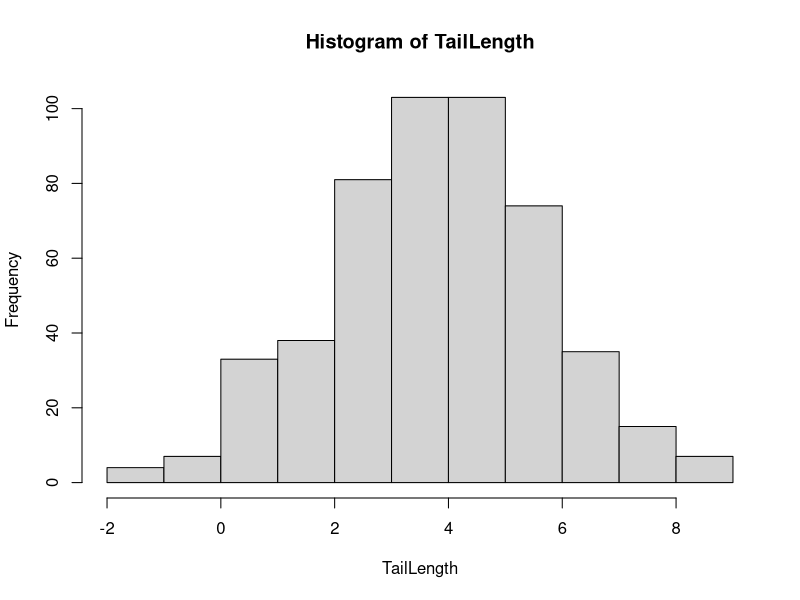
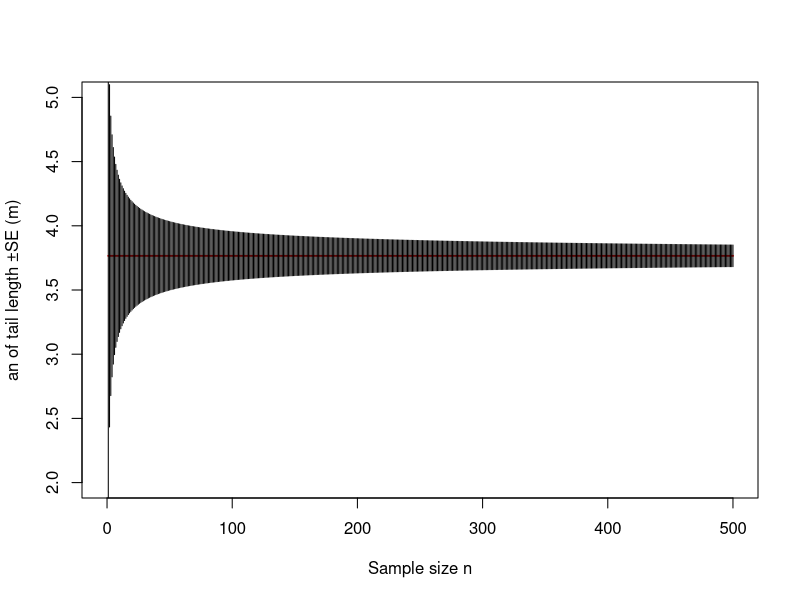
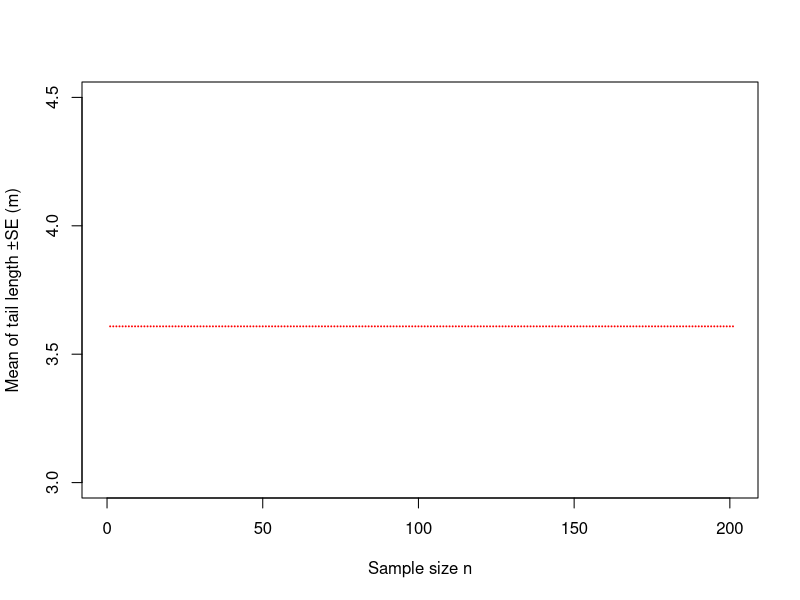
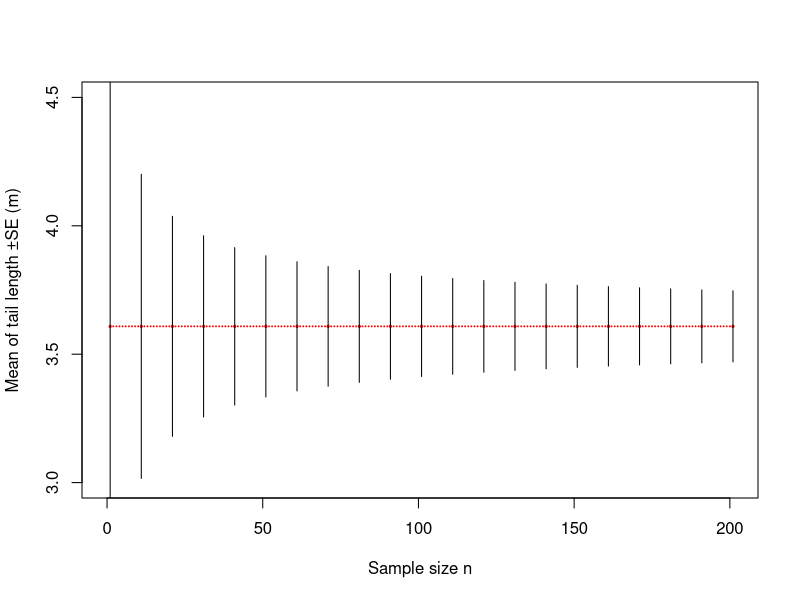

R code for these plots, in order:
rm(list=ls())
graphics.off()
d<-read.table("../data/SparrowSize.txt", header=TRUE)
d1<-subset(d, d$Tarsus!="NA")
seTarsus<-sqrt(var(d1$Tarsus)/length(d1$Tarsus))
seTarsus
d12001<-subset(d1, d1$Year==2001)
seTarsus2001<-sqrt(var(d12001$Tarsus)/length(d12001$Tarsus))
seTarsus2001
rm(list=ls())
TailLength<-rnorm(500,mean=3.8, sd=2)
summary(TailLength)
length(TailLength)
var(TailLength)
sd(TailLength)
hist(TailLength)
x<-1:length(TailLength)
y<-mean(TailLength)+0*x
min(TailLength)
max(TailLength)
plot(x,y, cex=0.03, ylim=c(2,5),xlim=c(0,500), xlab="Sample size n", ylab="Me
an of tail length ±SE (m)", col="red")
SE<-c(1)
SE
mu<-c(1)
mu
for (n in 1:length(TailLength)) {
  d<-sample(TailLength, n, replace=FALSE)
  mu[n]<-mean(TailLength)
  SE[n]<-sd(TailLength)/sqrt(n)
}
head(SE)
head(mu)
length(SE)
length(mu)
up<-mu+SE
down<-mu-SE
x<-1:length(SE)
segments(x, up, x1=x, y1=down, lty=1)
rm(list=ls())
TailLength<-rnorm(201,mean=3.8, sd=2)
length(TailLength)
x<-1:201
y<-mean(TailLength)+0*x
plot(x,y, cex=0.03, ylim=c(3,4.5),xlim=c(0,201), xlab="Sample size n", ylab="
Mean of tail length ±SE (m)", col="red")
n<-seq(from=1, to=201, by=10)
n
SE<-c(1)
mu<-c(1)
for (i in 1:length(n)) {
  d<-sample(TailLength, n[i], replace=FALSE)
  mu[i]<-mean(TailLength)
  SE[i]<-sd(TailLength)/sqrt(n[i])
}
up<-mu+SE
down<-mu-SE
length(up)
length(n)
plot(x,y, cex=0.03, ylim=c(3,4.5),xlim=c(0,201), xlab="Sample size n", ylab="
Mean of tail length ±SE (m)", col="red")
points(n,mu,cex=0.3, col="red")
segments(n, up, x1=n, y1=down, lty=1)


